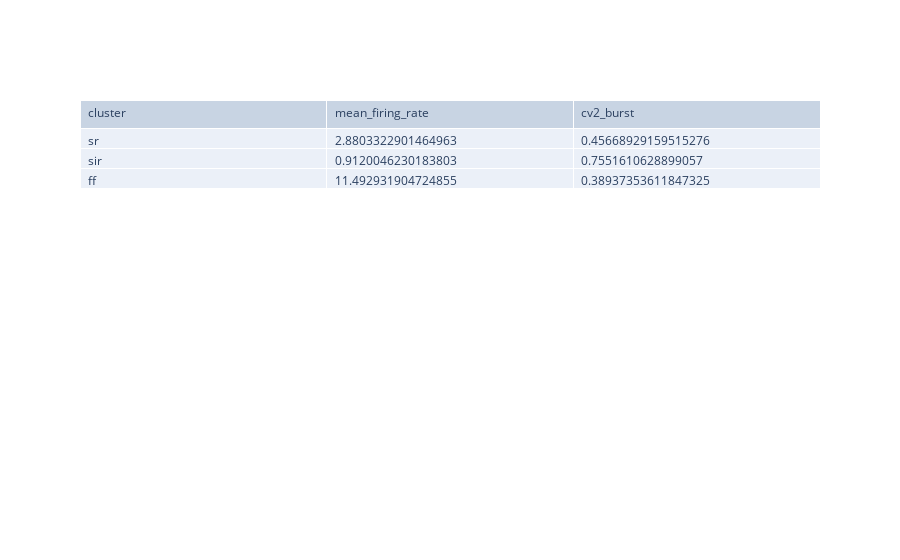

The notebook cell this image was saved under:
### Code cell
mapper = {0: "sr", 1: "sir", 2: "ff"}


results["no_wf_3"] = no_waveform_cluster(neurons, cv_col="cv2_burst", n_clusters=3, mapper=mapper).clusters

### Figure 1 — Plotly figure (JSON) as saved in the notebook; plotly's stock layout.template omitted (floating-point values rounded to 4 significant figures)
{"data": [{"cells": {"align": "left", "values": [["sr", "sir", "ff"], [2.88, 0.912, 11.49], [0.4567, 0.7552, 0.3894]]}, "header": {"align": "left", "values": ["cluster", "mean_firing_rate", "cv2_burst"]}, "type": "table"}], "layout": {}}
